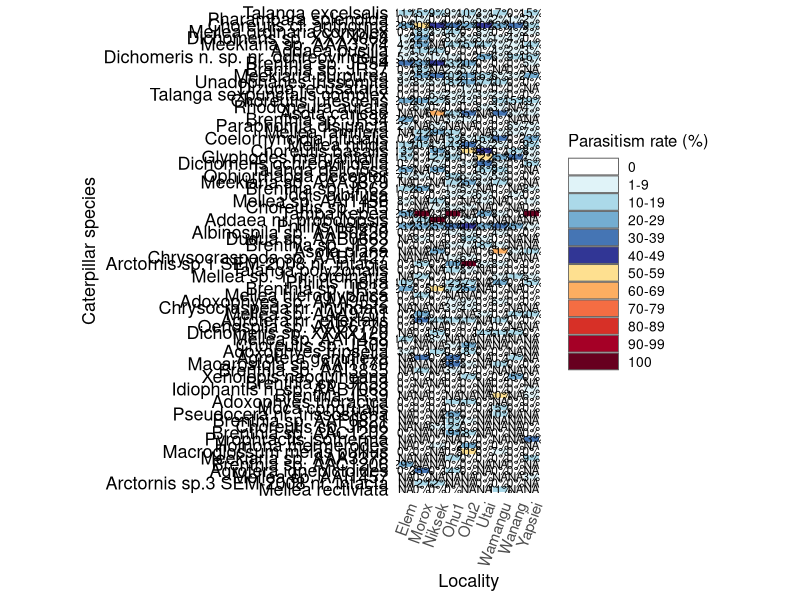
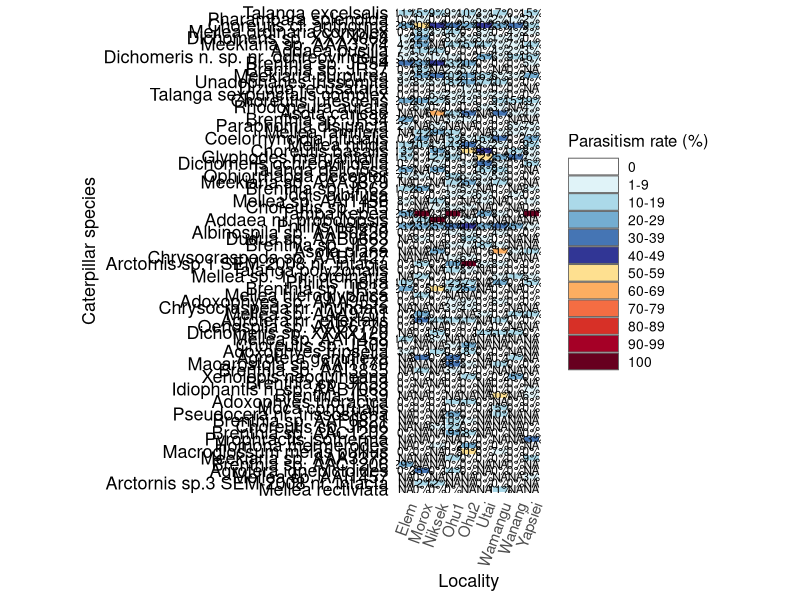
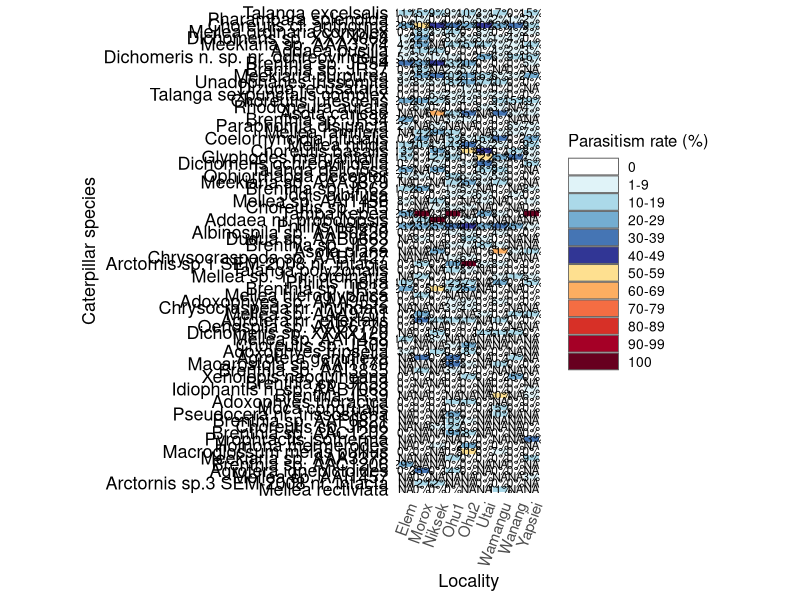

R code for these plots, in order:
# ============================================================
# 06b_parasitism_heatmap.R   >>> STANDALONE (analysis + figure) <<<
# Study: Spatial turnover amplifies with trophic level in
#        hyperdiverse food webs (Libra et al.)
#
# Fig. S9: heatmap of parasitism rate for common caterpillar species
# (>= 50 individuals across the study area), across all localities.
# Species ordered by decreasing total abundance (most abundant on top);
# parasitism rate binned in 10% intervals (1-9, 10-19, ..., 90-99, 100).
#
# NOTE: Ohu2 is KEPT here (all localities shown).
# ============================================================

library(dplyr)
library(tidyr)
library(ggplot2)
library(forcats)
library(readxl)
library(here)
library(grid)       # unit()
library(svglite)    # clean SVG export

# ------------------------------------------------------------
# 1. Load data (robust load; Ohu2 kept)
# ------------------------------------------------------------
MASTER <- read_excel(here("DATA/MASTER.xlsx"), guess_max = 1048576) %>%
  as_tibble() %>%
  rename(
    CAT_sp = CAT_scientific_name,
    PAR_sp = PAR_species_code
  ) %>%
  mutate(PAR_sp = na_if(as.character(PAR_sp), ""))

all_localities <- sort(unique(MASTER$locality))   # includes Ohu2

# ------------------------------------------------------------
# 2. Common caterpillars (>= 50 individuals) + parasitism flag
# ------------------------------------------------------------
common_cats <- MASTER %>%
  filter(!is.na(CAT_sp)) %>%
  count(CAT_sp, name = "total_abundance") %>%
  filter(total_abundance >= 50)

MASTER_common_cats <- MASTER %>%
  filter(CAT_sp %in% common_cats$CAT_sp) %>%
  mutate(parasitized = ifelse(!is.na(PAR_sp) & PAR_sp != "", 1L, 0L))

# ------------------------------------------------------------
# 3. Parasitism rate per species x locality
# ------------------------------------------------------------
species_locality_raw <- MASTER_common_cats %>%
  group_by(CAT_sp, locality) %>%
  summarise(
    n_total         = n(),
    n_parasitized   = sum(parasitized, na.rm = TRUE),
    parasitism_rate = ifelse(n_total > 0, 100 * n_parasitized / n_total, NA_real_),
    .groups = "drop"
  )

# Complete grid: explicit absences (species not at a locality) -> NA rate
species_locality_complete <- species_locality_raw %>%
  group_by(CAT_sp) %>%
  complete(locality = all_localities) %>%
  ungroup() %>%
  mutate(
    n_total         = replace_na(n_total, 0L),
    n_parasitized   = replace_na(n_parasitized, 0L),
    parasitism_rate = ifelse(n_total == 0, NA_real_, parasitism_rate)
  )

# ------------------------------------------------------------
# 4. Heatmap data + ordering (most abundant on top)
# ------------------------------------------------------------
heatmap_df <- species_locality_complete %>%
  left_join(common_cats, by = "CAT_sp") %>%
  mutate(
    CAT_sp   = fct_reorder(CAT_sp, total_abundance),
    locality = factor(locality, levels = all_localities)
  )

# ------------------------------------------------------------
# 5. Binning (10% intervals: 1-9, 10-19, ..., 90-99, 100) + 0%
# ------------------------------------------------------------
breaks_vec <- c(0, 9, seq(19, 99, by = 10), 100)
labels_vec <- c(
  "1-9%",
  paste0(seq(10, 90, by = 10), "-", seq(19, 99, by = 10), "%"),
  "100%"
)
possible_bins <- c("0%", labels_vec)

heatmap_df <- heatmap_df %>%
  mutate(
    parasitism_bin = case_when(
      is.na(parasitism_rate) ~ NA_character_,
      parasitism_rate == 0   ~ "0%",
      TRUE ~ as.character(cut(parasitism_rate, breaks = breaks_vec,
                              include.lowest = TRUE, right = TRUE, labels = labels_vec))
    ),
    parasitism_bin = factor(parasitism_bin, levels = possible_bins),
    label_text = case_when(
      n_total == 0         ~ "NA",
      parasitism_rate == 0 ~ "0%",
      TRUE                 ~ paste0(round(parasitism_rate), "%")
    )
  )

# ------------------------------------------------------------
# 6. Colourblind-safe palette  >>> EXACT COLOURS - DO NOT CHANGE <<<
# ------------------------------------------------------------
palette_cb_safe <- c(
  "0%"     = "#FFFFFF",
  "1-9%"   = "#E0F3F8",
  "10-19%" = "#ABD9E9",
  "20-29%" = "#74ADD1",
  "30-39%" = "#4575B4",
  "40-49%" = "#313695",
  "50-59%" = "#FEE090",
  "60-69%" = "#FDAE61",
  "70-79%" = "#F46D43",
  "80-89%" = "#D73027",
  "90-99%" = "#A50026",
  "100%"   = "#67001F"
)

# ------------------------------------------------------------
# 7. Figure S9
# ------------------------------------------------------------
# Invisible dummy layer: one tile per bin so EVERY colour appears in the legend,
# even bins with no data. alpha = 0 keeps them invisible in the plot.
legend_dummy <- data.frame(
  locality       = factor(all_localities[1], levels = all_localities),
  CAT_sp         = factor(levels(heatmap_df$CAT_sp)[1], levels = levels(heatmap_df$CAT_sp)),
  parasitism_bin = factor(possible_bins, levels = possible_bins)
)

p_heatmap <- ggplot(heatmap_df,
                    aes(x = locality, y = CAT_sp, fill = parasitism_bin)) +
  geom_tile(data = legend_dummy, alpha = 0) +          # invisible; forces full legend
  geom_tile(color = "white", linewidth = 0.25) +
  geom_text(aes(label = label_text), size = 3.0, color = "black", na.rm = TRUE) +
  scale_fill_manual(values = palette_cb_safe,
                    breaks = names(palette_cb_safe),   # force ALL bins into the legend
                    limits = names(palette_cb_safe),   # full palette as the scale domain
                    drop = FALSE, na.value = "grey90", na.translate = TRUE,
                    labels = function(x) gsub("%", "", x)) +
  guides(fill = guide_legend(override.aes = list(alpha = 1, colour = "grey40", linewidth = 0.3))) +
  coord_fixed(ratio = 0.4) +
  labs(x = "Locality", y = "Caterpillar species", fill = "Parasitism rate (%)") +
  theme_minimal(base_size = 13) +
  theme(
    axis.text.x       = element_text(angle = 70, hjust = 1, vjust = 1, size = 11),
    axis.text.y       = element_text(size = 13, color = "black"),
    axis.title.x      = element_text(size = 13, color = "black"),
    axis.title.y      = element_text(size = 13, color = "black"),
    legend.title      = element_text(size = 12),
    legend.text       = element_text(size = 10),
    panel.grid        = element_blank(),
    legend.key.height = unit(0.45, "cm"),
    legend.key.width  = unit(1.3, "cm"),
    plot.background   = element_rect(fill = "white", color = NA)
  )

# ------------------------------------------------------------
# 8. Export
# ------------------------------------------------------------
dir.create("output/fig", showWarnings = FALSE, recursive = TRUE)
ggsave("output/fig/Figure_S9_parasitism_heatmap.svg", p_heatmap,
       width = 220, height = 280, units = "mm", device = svglite)
ggsave("output/fig/Figure_S9_parasitism_heatmap.pdf", p_heatmap,
       width = 220, height = 280, units = "mm")
ggsave("output/fig/Figure_S9_parasitism_heatmap.png", p_heatmap,
       width = 220, height = 300, units = "mm", dpi = 300)
